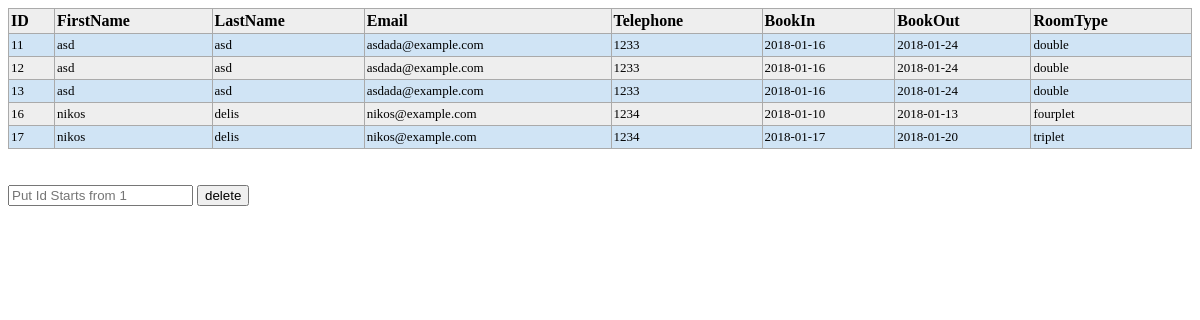
The page /checkreserv.php on the database its author committed.
### tables this page shows
CREATE TABLE `reservation` (
  `id` int(11) NOT NULL,
  `firstname` varchar(100) NOT NULL,
  `lastname` varchar(100) NOT NULL,
  `email` varchar(100) NOT NULL,
  `telephone` bigint(20) NOT NULL,
  `comein` date NOT NULL,
  `comeout` date NOT NULL,
  `roomtype` varchar(100) NOT NULL
);

### checkreserv.php (the view, shortened to what this page needs)
<!DOCTYPE html>
<html>
<head>
	<link rel="stylesheet" type="text/css" href="css/checkreservation.css">
</head>
<body>
	<table class=blueTable>
		<tr>
			<th>ID</th>
			<th>FirstName</th>
			<th>LastName</th>
			<th>Email</th>
			<th>Telephone</th>
			<th>BookIn</th>
			<th>BookOut</th>
			<th>RoomType</th>
		</tr>
		<?php
		$con= mysqli_connect("localhost","root","","hotel");
		$sql="SELECT `id`,`firstname`, `lastname`, `email`, `telephone`, `comein`, `comeout`, `roomtype` FROM `reservation`";
		$result=$con->query($sql);
		if($result->num_rows>0){
			while($row=$result->fetch_assoc()){
				echo "<tr><td>".$row["id"] ."</td><td>". $row["firstname"] ."</td><td>". $row["lastname"] ."</td><td>". $row["email"] ."</td><td>". $row["telephone"] ."</td><td>". $row["comein"] ."</td><td>". $row["comeout"] ."</td><td>". $row["roomtype"] ."</td>";
			}
			echo "</table>";
		}
		else{
			echo "0 result";
		}
		?>
	<form action="deletereserv.php" method="POST">
		<br>
		<br>
		<input type="text" name="id" placeholder="Put Id Starts from 1 ">
		<input type="submit" name="delete" value="delete">
	</form>
</body>
</html>

### css/checkreservation.css (style rules this page uses)
table.blueTable { border: 1px solid #5C82A4; background-color: #EEEEEE; width: 100%; text-align: left; border-collapse: collapse; }
table.blueTable td, table.blueTable th { border: 1px solid #AAAAAA; padding: 3px 2px; }
table.blueTable tbody td { font-size: 13px; color: #000000; }
table.blueTable tr:nth-child(even) { background: #D0E4F5; }

### rows shown on the page
reservation: id "11", firstname "asd", lastname "asd", email "asdada@example.com", telephone "1233", comein "2018-01-16", comeout "2018-01-24", roomtype "double"
reservation: id "12", firstname "asd", lastname "asd", email "asdada@example.com", telephone "1233", comein "2018-01-16", comeout "2018-01-24", roomtype "double"
reservation: id "13", firstname "asd", lastname "asd", email "asdada@example.com", telephone "1233", comein "2018-01-16", comeout "2018-01-24", roomtype "double"
reservation: id "16", firstname "nikos", lastname "delis", email "nikos@example.com", telephone "1234", comein "2018-01-10", comeout "2018-01-13", roomtype "fourplet"
reservation: id "17", firstname "nikos", lastname "delis", email "nikos@example.com", telephone "1234", comein "2018-01-17", comeout "2018-01-20", roomtype "triplet"
